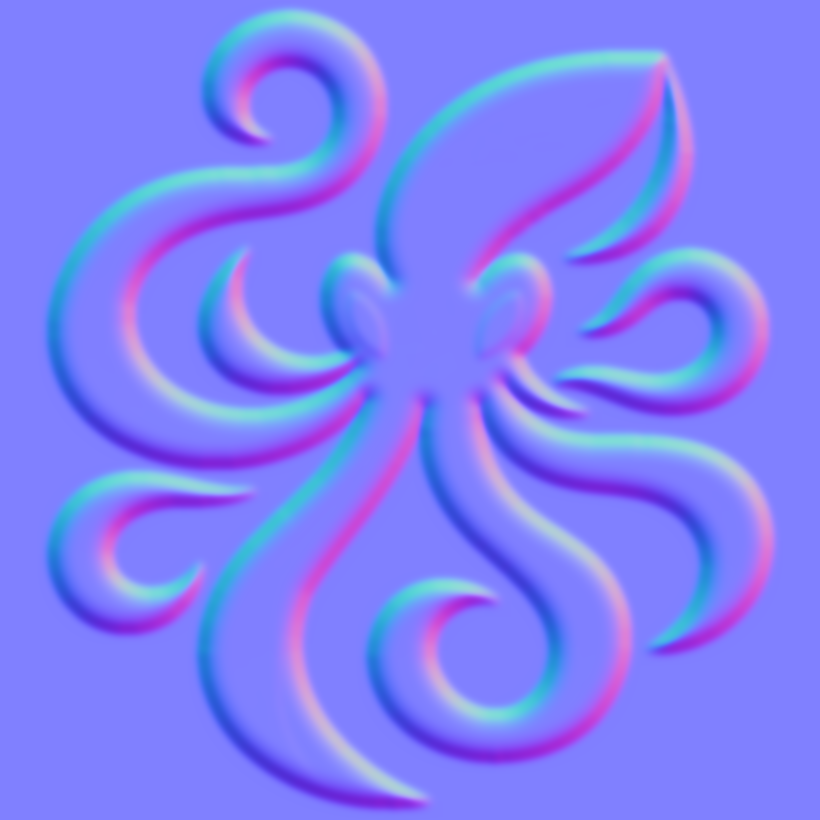
#> input picture scripts/readme-studio/assets/octapdf-emblem-normal.png, 820 x 820 px, given in place of octapdf-logo.png, which was not available
$ python generate_emblem_assets.py
#> lines starting #> are read from the running program, lines starting #| are printed output that depends on the picture; after the words box and inside, x2 and y2 are one past the last pixel; in counts of white or black regions, pixels touching at a corner belong together
#> in main, src is the input picture: PIL image 820x820 RGB; mean R, G, B 127.7, 127.7, 249
#!/usr/bin/env python3
"""
Generate transparent-background OctaPDF brand emblem & wordmark assets
from src/main/resources/static/octapdf-logo.png (1254x1254).

Follows docs/OctaPDF-Logo-Guidelines.pdf:
- Source lockup: 1254x1254 on #FDF8F3 cream field
- Octopus-only crop: 820x820 from X=209, Y=133
- Recolors only the #352F29 "Octa" wordmark letters to #F5EFE6 for dark-mode lockup
"""

from collections import deque
from pathlib import Path
import numpy as np
from PIL import Image, ImageFilter


REPO_ROOT = Path(__file__).resolve().parents[3]
SOURCE_PNG = REPO_ROOT / "src" / "main" / "resources" / "static" / "octapdf-logo.png"
OUT_DIR = Path(__file__).resolve().parent

# Brand colors from docs/OctaPDF-Logo-Guidelines.pdf & theme.dark.css
BG_CREAM = np.array([253.0, 248.0, 243.0], dtype=np.float32)  # #FDF8F3
DARK_OCTA_IVORY = np.array([245.0, 239.0, 230.0], dtype=np.float32)  # #F5EFE6

# Exact 820x820 crop box from OctaPDF-Logo-Guidelines.pdf (Page 3)
EMBLEM_CROP = (209, 133, 209 + 820, 133 + 820)

# Horizontal midpoint in the 20px gap (X=676..696) between "Octa" and "PDF"
OCTA_PDF_SPLIT_X = 686
WORDMARK_MIN_Y = 945


def border_flood_fill(mask_passable: np.ndarray) -> np.ndarray:
    """Return boolean mask of pixels reachable from the outer image border."""
    h, w = mask_passable.shape
    visited = np.zeros((h, w), dtype=bool)
    q = deque()

    for x in range(w):
        if mask_passable[0, x]:
            visited[0, x] = True
            q.append((0, x))
        if mask_passable[h - 1, x] and not visited[h - 1, x]:
            visited[h - 1, x] = True
            q.append((h - 1, x))
    for y in range(1, h - 1):
        if mask_passable[y, 0] and not visited[y, 0]:
            visited[y, 0] = True
            q.append((y, 0))
        if mask_passable[y, w - 1] and not visited[y, w - 1]:
            visited[y, w - 1] = True
            q.append((y, w - 1))

    while q:
        cy, cx = q.popleft()
        if cy > 0 and mask_passable[cy - 1, cx] and not visited[cy - 1, cx]:
            visited[cy - 1, cx] = True
            q.append((cy - 1, cx))
        if cy + 1 < h and mask_passable[cy + 1, cx] and not visited[cy + 1, cx]:
            visited[cy + 1, cx] = True
            q.append((cy + 1, cx))
        if cx > 0 and mask_passable[cy, cx - 1] and not visited[cy, cx - 1]:
            visited[cy, cx - 1] = True
            q.append((cy, cx - 1))
        if cx + 1 < w and mask_passable[cy, cx + 1] and not visited[cy, cx + 1]:
            visited[cy, cx + 1] = True
            q.append((cy, cx + 1))

    return visited


def build_alpha_lockup(rgb: np.ndarray) -> np.ndarray:
    """
    Create RGBA lockup with smooth anti-aliased transparency on the outer cream
    background and outer soft shadow haze, while keeping enclosed eyes and
    enclosed inner ribbon highlights 100% opaque.
    """
    h, w, _ = rgb.shape
#> h = 820; w = 820
    dist = np.linalg.norm(rgb - BG_CREAM, axis=2)
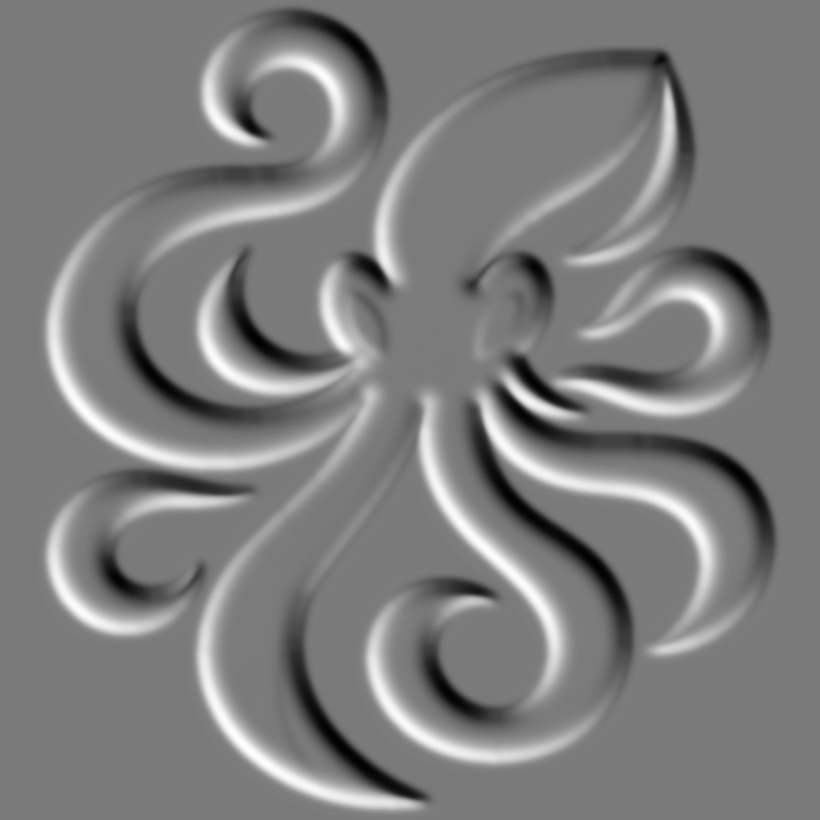
#> dist: shape (820, 820) float32; min 84.7, max 269.6, mean 176.3; drawn with min black and max white

    # Flood-fill ONLY from outer image border:
    # - Octopus region: clear cream field + outer low-chroma drop shadows (dist <= 96)
    #   without entering enclosed almond eyes or enclosed upper-right fold.
    # - Wordmark region: tight cream threshold (dist <= 12) for razor-sharp letters.
    passable = dist <= 96.0
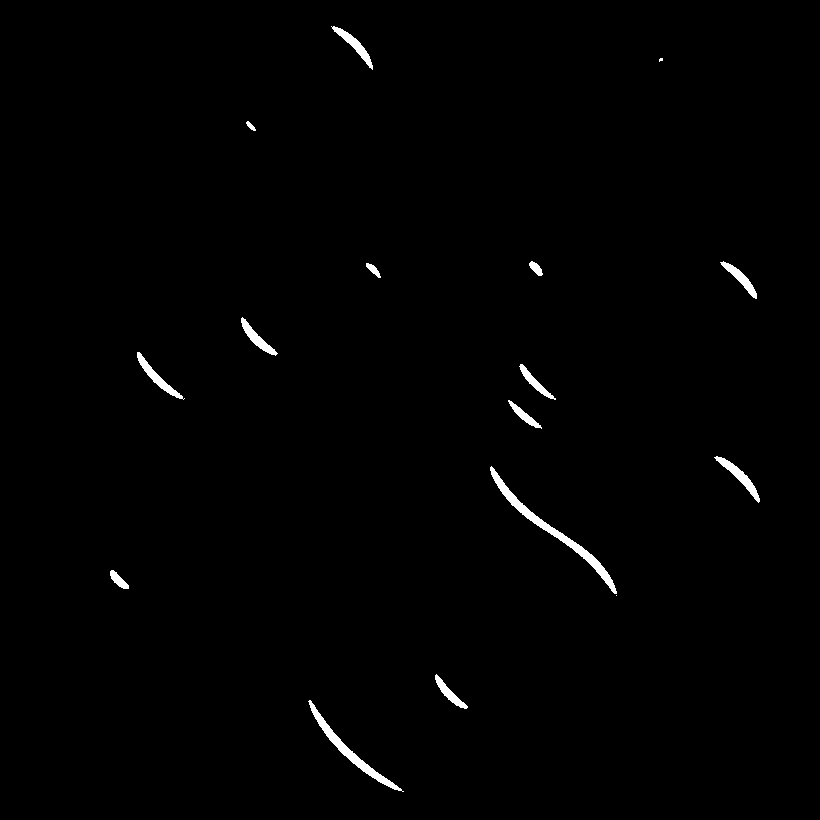
#> passable: shape (820, 820) bool; 0.83% white; 16 white regions (2 under 20 px), largest, box (x1, y1, x2, y2) and area: (490, 466, 617, 594) 1327, (308, 700, 404, 792) 925, (714, 456, 760, 503) 461
    passable[WORDMARK_MIN_Y:, :] = dist[WORDMARK_MIN_Y:, :] <= 12.0
    bg_mask = border_flood_fill(passable)
#> after the loop in border_flood_fill, `for x in range(w):`: visited: shape (820, 820) bool; every value is 0

    alpha = np.where(bg_mask, 0.0, 1.0).astype(np.float32)
#> alpha: shape (820, 820) float32; every value is 1

    # Anti-aliased 3px boundary feathering around octopus silhouette
    bg_u8 = Image.fromarray((bg_mask * 255).astype(np.uint8))
    dilated = np.array(bg_u8.filter(ImageFilter.MaxFilter(7)), dtype=bool)
    rim = dilated & (~bg_mask)
    rim[WORDMARK_MIN_Y:, :] = False
    t = np.clip((dist[rim] - 68.0) / (118.0 - 68.0), 0.0, 1.0)
#> t = empty array
    alpha[rim] = t * t * (3.0 - 2.0 * t)

    # Wordmark AA ramp: exact linear coverage against BG_CREAM
    for x0, x1, dmax in [(0, OCTA_PDF_SPLIT_X, 240.0), (OCTA_PDF_SPLIT_X, w, 215.0)]:
        sub_bg = bg_mask[WORDMARK_MIN_Y:, x0:x1]
        sub_d = dist[WORDMARK_MIN_Y:, x0:x1]
        aa = (~sub_bg) & (sub_d < dmax)
        a_sub = alpha[WORDMARK_MIN_Y:, x0:x1]
        a_sub[aa] = np.clip((sub_d[aa] - 8.0) / (dmax - 8.0), 0.0, 1.0)
        alpha[WORDMARK_MIN_Y:, x0:x1] = a_sub

    # Color decontamination on semi-transparent boundary pixels (eliminates cream halo on dark BG)
    fg = rgb.copy()
    aa_mask = (alpha > 0.01) & (alpha < 0.995)
    a_safe = np.maximum(alpha[aa_mask], 0.10)[:, None]
#> a_safe = empty array
    fg[aa_mask] = np.clip(
        (rgb[aa_mask] - (1.0 - alpha[aa_mask])[:, None] * BG_CREAM) / a_safe, 0.0, 255.0
    )

    fg[alpha <= 0.005] = 0.0
    alpha[alpha <= 0.005] = 0.0

    # Remove tiny isolated foreground speckles (< 32 px) in the octopus region
    octo_fg = alpha[:WORDMARK_MIN_Y, :] > 0.05
#> octo_fg: shape (820, 820) bool; every value is 1
    vis = np.zeros_like(octo_fg)
    oh, ow = octo_fg.shape
#> oh = 820; ow = 820
    for sy in range(oh):
        for sx in range(ow):
            if octo_fg[sy, sx] and not vis[sy, sx]:
                comp = []
                q = deque([(sy, sx)])
                vis[sy, sx] = True
                while q:
                    cy, cx = q.popleft()
                    comp.append((cy, cx))
                    for ny, nx in ((cy - 1, cx), (cy + 1, cx), (cy, cx - 1), (cy, cx + 1)):
                        if 0 <= ny < oh and 0 <= nx < ow and octo_fg[ny, nx] and not vis[ny, nx]:
                            vis[ny, nx] = True
                            q.append((ny, nx))
                if len(comp) < 32:
                    for cy, cx in comp:
                        alpha[cy, cx] = 0.0
                        fg[cy, cx] = 0.0

    return np.dstack([np.round(fg), np.round(alpha * 255.0)]).astype(np.uint8)


def recolor_octa_for_dark(rgba: np.ndarray) -> np.ndarray:
    """Recolor ONLY the #352F29 'Octa' letters to #F5EFE6 warm ivory, preserving alpha & PDF/octopus."""
    out = rgba.copy()
    region = out[WORDMARK_MIN_Y:, :OCTA_PDF_SPLIT_X, :]
    mask = region[:, :, 3] > 0
    region[mask, 0] = int(DARK_OCTA_IVORY[0])
    region[mask, 1] = int(DARK_OCTA_IVORY[1])
    region[mask, 2] = int(DARK_OCTA_IVORY[2])
    out[WORDMARK_MIN_Y:, :OCTA_PDF_SPLIT_X, :] = region
    return out


def main() -> None:
    OUT_DIR.mkdir(parents=True, exist_ok=True)
    src = Image.open(SOURCE_PNG).convert("RGB")
    rgb = np.array(src, dtype=np.float32)

    lockup_rgba = build_alpha_lockup(rgb)
    lockup_img = Image.fromarray(lockup_rgba, mode="RGBA")
    lockup_path = OUT_DIR / "octapdf-lockup-alpha.png"
    lockup_img.save(lockup_path, optimize=True)

    emblem_img = lockup_img.crop(EMBLEM_CROP)
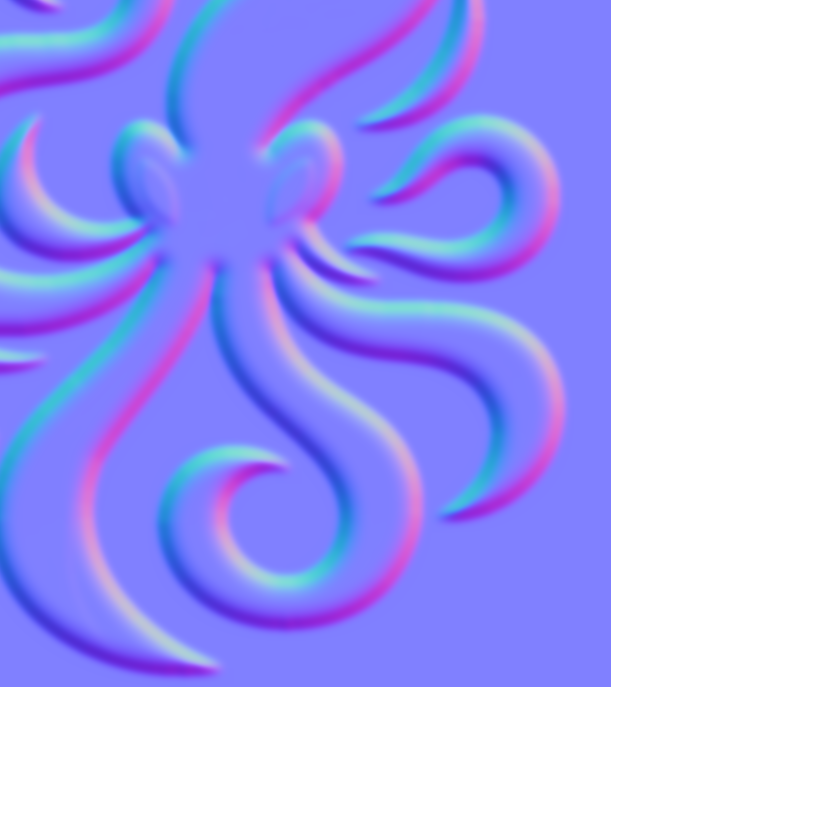
#> emblem_img: PIL image 820x820 RGBA; mean R, G, B, A 80.2, 79, 154.8, 159.2; transparent parts drawn white
    emblem_path = OUT_DIR / "octapdf-emblem-alpha.png"
    emblem_img.save(emblem_path, optimize=True)

    emblem_dark_path = OUT_DIR / "octapdf-emblem-dark-alpha.png"
    emblem_img.save(emblem_dark_path, optimize=True)

    lockup_dark_rgba = recolor_octa_for_dark(lockup_rgba)
#> in recolor_octa_for_dark, `region = out[WORDMARK_MIN_Y:, :OCTA_PDF_SPLIT_X, :]`: region = empty array
    lockup_dark_img = Image.fromarray(lockup_dark_rgba, mode="RGBA")
    lockup_dark_path = OUT_DIR / "octapdf-lockup-dark-alpha.png"
    lockup_dark_img.save(lockup_dark_path, optimize=True)

    for p in (emblem_path, lockup_path, emblem_dark_path, lockup_dark_path):
        im = Image.open(p)
        print(f"Saved {p.relative_to(REPO_ROOT)}: {im.size} {im.mode} ({p.stat().st_size} bytes)")
#| Saved scripts/readme-studio/assets/octapdf-emblem-alpha.png: (820, 820) RGBA (325188 bytes)


if __name__ == "__main__":
    main()
